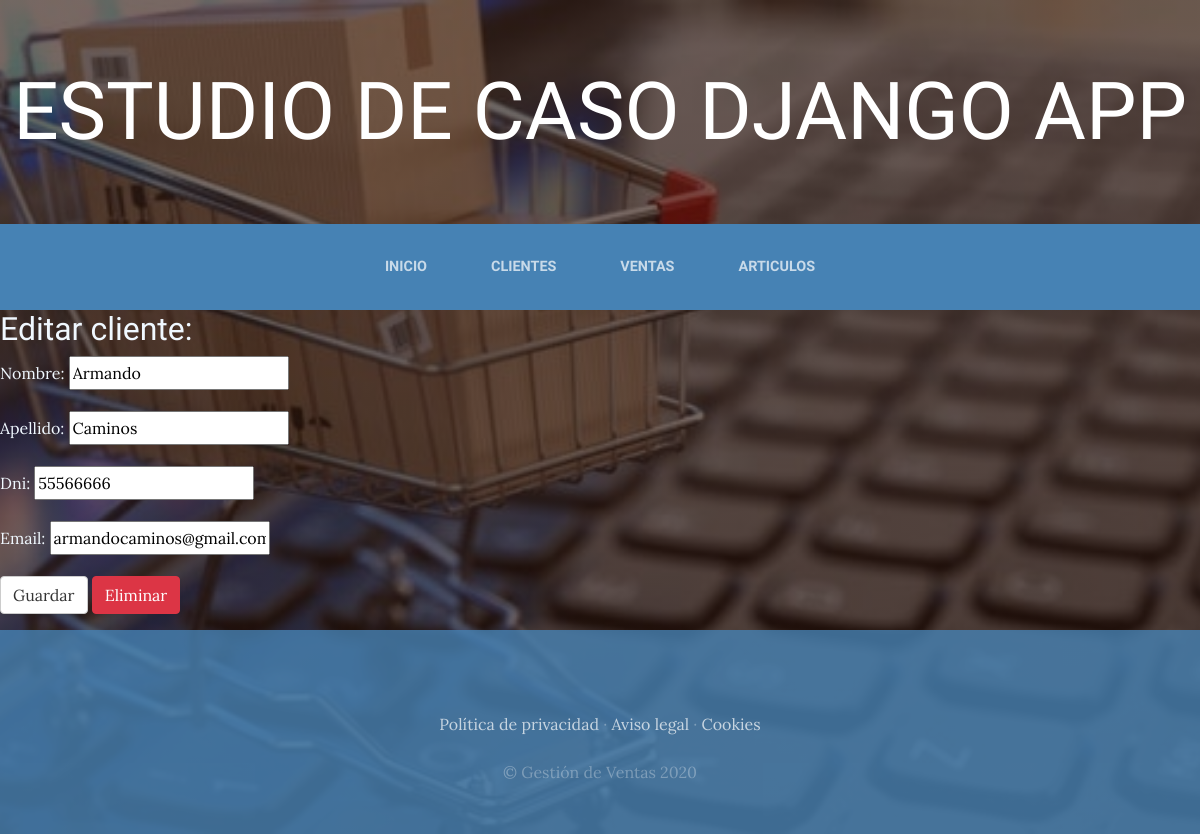
Screenshot of /cliente/14 with the database file from the repository.
### Gestion/models.py (models this page shows, shortened)
class Clientes(models.Model):
    nombre = models.CharField(max_length=20)
    apellido = models.CharField(max_length=20)
    dni = models.CharField(max_length=8)
    email = models.EmailField()
    class Meta:
        ordering = ["apellido"]

### Gestion/views.py (the view)
# urls.py: path('cliente/<int:pk>', views.Cliente_edit.as_view(), name="cliente_edit"),
class Cliente_edit(UpdateView):
    model = Clientes
    form_class = ClienteForm
    template_name = 'cliente_edit.html'
    success_url = reverse_lazy('clientes')

### Gestion/forms.py
class ClienteForm(forms.ModelForm):
    class Meta:
        model = Clientes
        fields = ('nombre', 'apellido', 'dni', 'email',)

### Gestion/templates/cliente_edit.html
{% extends "cabecera.html" %}
{% block content %}
<h2 style="color:aliceblue">Editar cliente: </h2>
<form method="POST" class="post-form" style="color:aliceblue">{% csrf_token %}
    {{ form.as_p }}
    <button type="submit" class="save btn btn-default">Guardar</button>
    <a class="btn btn-danger" href="{% url 'cliente_delete' object.pk %}">Eliminar</a>
</form>
{% endblock %}

### Gestion/static/css/gestion.css (style rules this page uses)
body { font-family: 'Lora'; background: linear-gradient(rgba(47, 23, 15, 0.65), rgba(47, 23, 15, 0.65)), url("../img/bg_main.jpg"); background-attachment: fixed; background-position: center; background-size: cover; }
h1, h2, h3, h4, h5, h6 { font-family: 'Raleway'; }
p { line-height: 1.75; }
.btn { box-shadow: 0px 3px 3px 0px rgba(33, 37, 41, 0.1); }

### rows the page displays
Clientes: nombre "Armando", apellido "Caminos", dni "55566666", email "armandocaminos@gmail.com"
